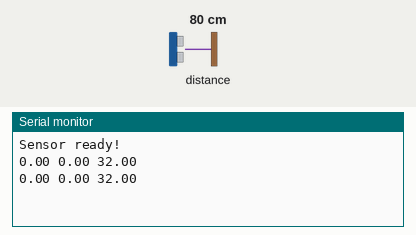
This sketch was run on a simulated Arduino Uno, built with avr-gcc and run on an emulated ATmega328P. Parts: the last lines printed to the serial monitor. The inputs (shaded band) are chosen by the test bench; at power-on: distance to the obstacle 80 cm.

Above: at 2.8 s.
2.9 s: distance to the obstacle set to 2 cm
At 4.4 s:
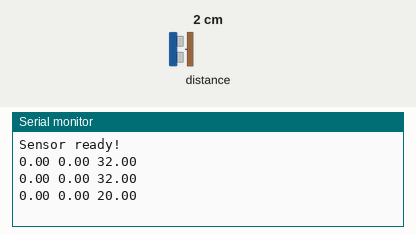
5.6 s: distance to the obstacle set to 4 cm
At 7.2 s:
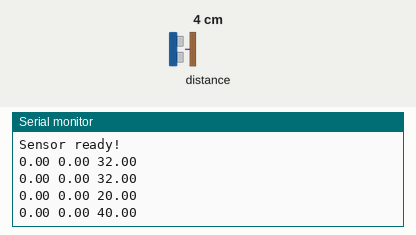
Timing chart, 0 to 8.7 s (numbered marks = the images above; inputs shaded):
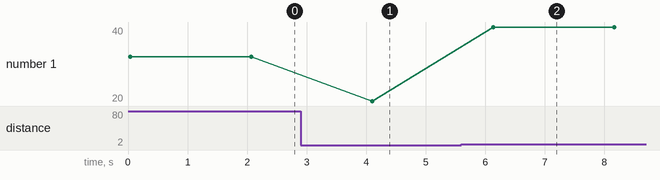

Measured:
- after the input at 2.9 s, the serial monitor: prints a new line after 1.2 s (image 1)
- after the input at 5.6 s, the serial monitor: prints a new line after 0.54 s (image 2)
- plotted number 1: 32 → 20 after the input at 2.9 s, 20 → 40 after the input at 5.6 s

The sketch:

sketch_apr05a.ino
```cpp
#include <Wire.h>
#include "Adafruit_VL6180X.h"

Adafruit_VL6180X sensor = Adafruit_VL6180X();

// Manually set your position (change it before each reading)
float posX = 0.0;
float posY = 0.0;
float posZ = 0.0;

void setup() {
  Serial.begin(9600);
  while (!Serial);

  if (!sensor.begin()) {
    Serial.println("Failed to find sensor");
    while (1);
  }

  Serial.println("Sensor ready!");
}

void loop() {
  uint8_t distance = sensor.readRange();
  uint8_t status = sensor.readRangeStatus();

  if (status == VL6180X_ERROR_NONE) {
    // Calculate new point (this assumes sensor looks along Z-axis)
    float x = posX;
    float y = posY;
    float z = posZ + distance; // Adjust if your orientation is different

    // Output the 3D point
    Serial.print(x, 2); Serial.print(" ");
    Serial.print(y, 2); Serial.print(" ");
    Serial.println(z, 2);
  } else {
    Serial.println("Sensor error");
  }

  delay(2000); // Wait 2 seconds between readings
}
```
